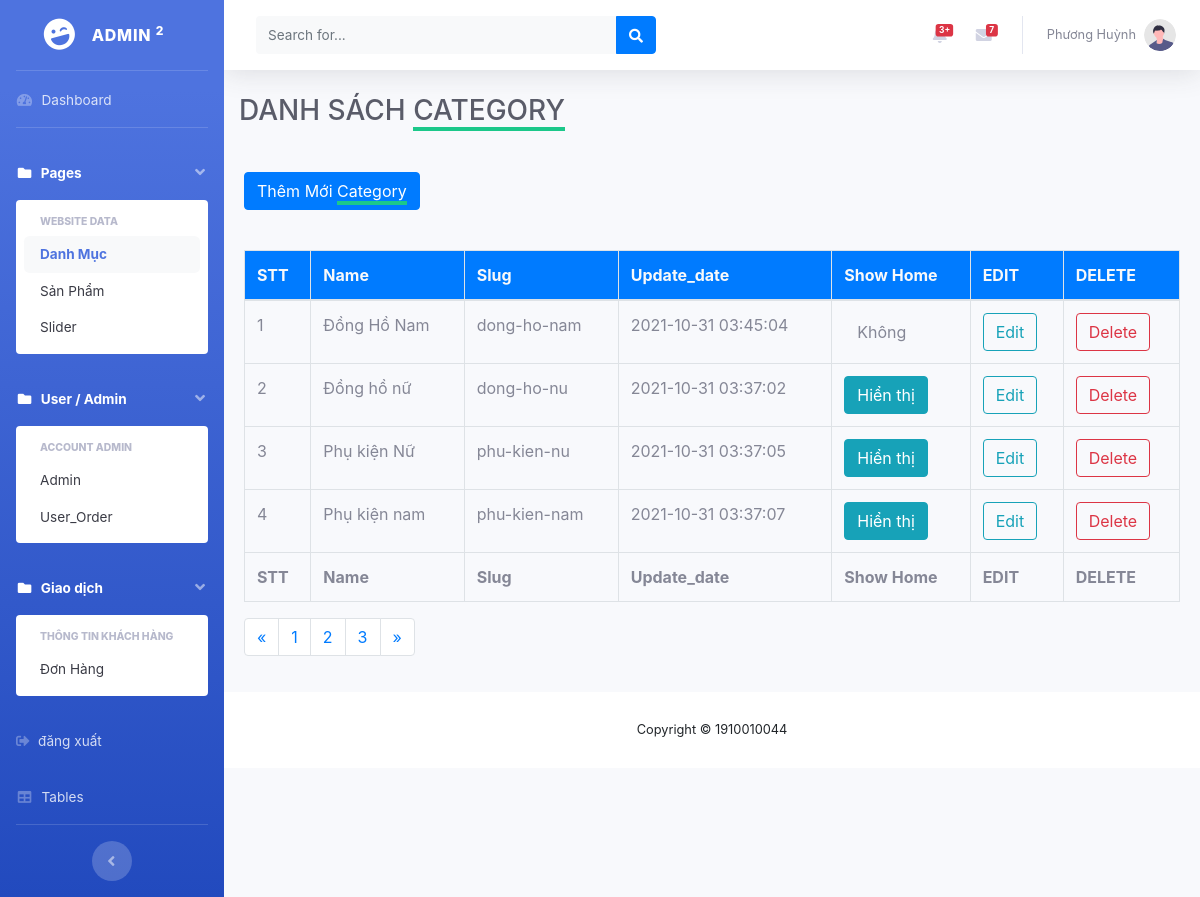
The page /admin/modules/category/index.php (signed in) on the database its author committed.
### tables this page shows
CREATE TABLE `category` (
  `id` int(11) NOT NULL,
  `name` varchar(100) DEFAULT NULL,
  `slug` varchar(100) DEFAULT NULL,
  `images` varchar(100) DEFAULT NULL,
  `banner` varchar(100) DEFAULT NULL,
  `home` tinyint(4) DEFAULT 0,
  `status` tinyint(4) DEFAULT 1,
  `created_at` timestamp NULL DEFAULT current_timestamp() ON UPDATE current_timestamp(),
  `updated_at` timestamp NULL DEFAULT current_timestamp() ON UPDATE current_timestamp()
);

### libraries/Database.php (called while the page is built, shortened)
<?php
    class Database
    {
        public $link;
        public function __construct()
        {
            $this->link = mysqli_connect("localhost","root","","dongho1") or die ();
            mysqli_set_charset($this->link,"utf8");
        }
         public function fetchAll($table)
        {
            $sql = "SELECT * FROM {$table} WHERE 1" ;
            $result = mysqli_query($this->link,$sql) or die("Lỗi Truy Vấn fetchAll " .mysqli_error($this->link));
            $data = [];
            if( $result)
            {
                while ($num = mysqli_fetch_assoc($result))
                {
                    $data[] = $num;
                }
            }
            return $data;
        }
    }
?>

### admin/autoload/autoload.php (called while the page is built, shortened)
<?php
        require_once __DIR__.'/../../libraries/Database.php';
        $db = new Database;
?>

### admin/modules/category/index.php (the view, shortened to what this page needs)
<?php
    require_once __DIR__ . '/../../autoload/autoload.php';
    $category = $db->fetchAll('category');
?>
<?php   require_once __DIR__ . '/../../layouts/header.php'?>
    <div class="container-fluid">
        <h1 class="h3 mb-4 text-gray-800">DANH SÁCH <span class="border-bottom-success">CATEGORY</span></h1>
    <div class="row">
        <div class="card-body">
            <a class="btn btn-primary"href="add.php">Thêm Mới <span class="border-bottom-success">Category</span></a>
        </div>
        <?php require_once __DIR__.'/../../../partials/notification.php' ?>
    </div>
    <div class="row">
        <div class="card-body">
            <div class="table-responsive">
                <table class="table table-bordered" id="dataTable" width="100%" cellspacing="0">
                    <thead class="bg-primary text-light">
                        <tr>
                            <th>STT</th>
                            <th>Name</th>
                            <th>Slug</th>
                            <th>Update_date</th>
                            <th>Show Home</th>
                            <th>EDIT</th>
                            <th>DELETE</th>
                        </tr>
                    </thead>
                    <tfoot>
                        <tr>
                            <th>STT</th>
                            <th>Name</th>
                            <th>Slug</th>
                            <th>Update_date</th>
                            <th>Show Home</th>
                            <th>EDIT</th>
                            <th>DELETE</th>
                        </tr>
                    </tfoot>
                    <tbody>
                        <?php $stt= 1; foreach ($category as $item) :?>
                        <tr>
                            <td><?php echo $stt?></td>
                            <td><?php echo $item['name'] ?></td>
                            <td><?php echo $item['slug'] ?></td>
                            <td><?php echo $item['created_at'] ?></td>
                            <td>
                                <a href="home.php?id=<?php echo $item['id']; ?>" class="btn btn-xs <?php echo $item['home'] == 1 ? 'btn-info' : 'btn-default'; ?>">
                                    <?php echo $item['home'] == 1 ? 'Hiển thị' : 'Không'; ?>
                                </a>
                            </td>
                            <td><a class="btn btn-outline-info" href="edit.php?id=<?php echo $item['id'] ?>"> Edit </a></td>
                            <td><a class="btn btn-outline-danger" href="delete.php?id=<?php echo $item['id'] ?>"> Delete </a></td>
                        </tr>
                        <?php $stt++;  endforeach; ?>
                    </tbody>
                </table>
                <div class="pull-right">
                    <nav aria-label="Page navigation example">
                        <ul class="pagination">
                            <li class="page-item">
                                <a class="page-link" href="#" aria-label="Previous">
                                <span aria-hidden="true">&laquo;</span>
                                </a>
                            </li>
                            <li class="page-item"><a class="page-link" href="#">1</a></li>
                            <li class="page-item"><a class="page-link" href="#">2</a></li>
                            <li class="page-item"><a class="page-link" href="#">3</a></li>
                            <li class="page-item">
                                <a class="page-link" href="#" aria-label="Next">
                                <span aria-hidden="true">&raquo;</span>
                                </a>
                            </li>
                        </ul>
                    </nav>
                </div>
            </div>
        </div>
    </div>
    </div>
<?php   require_once __DIR__ . '/../../layouts/footer.php'?>

### rows shown on the page
category: name "Đồng Hồ Nam", slug "dong-ho-nam", created_at "2021-10-31 03:45:04", home "Không"
category: name "Đồng hồ nữ", slug "dong-ho-nu", created_at "2021-10-31 03:37:02", home "Hiển thị"
category: name "Phụ kiện Nữ", slug "phu-kien-nu", created_at "2021-10-31 03:37:05", home "Hiển thị"
category: name "Phụ kiện nam", slug "phu-kien-nam", created_at "2021-10-31 03:37:07", home "Hiển thị"

### other values the page prints
$_SESSION['admin_name'] "Phương Huỳnh"
